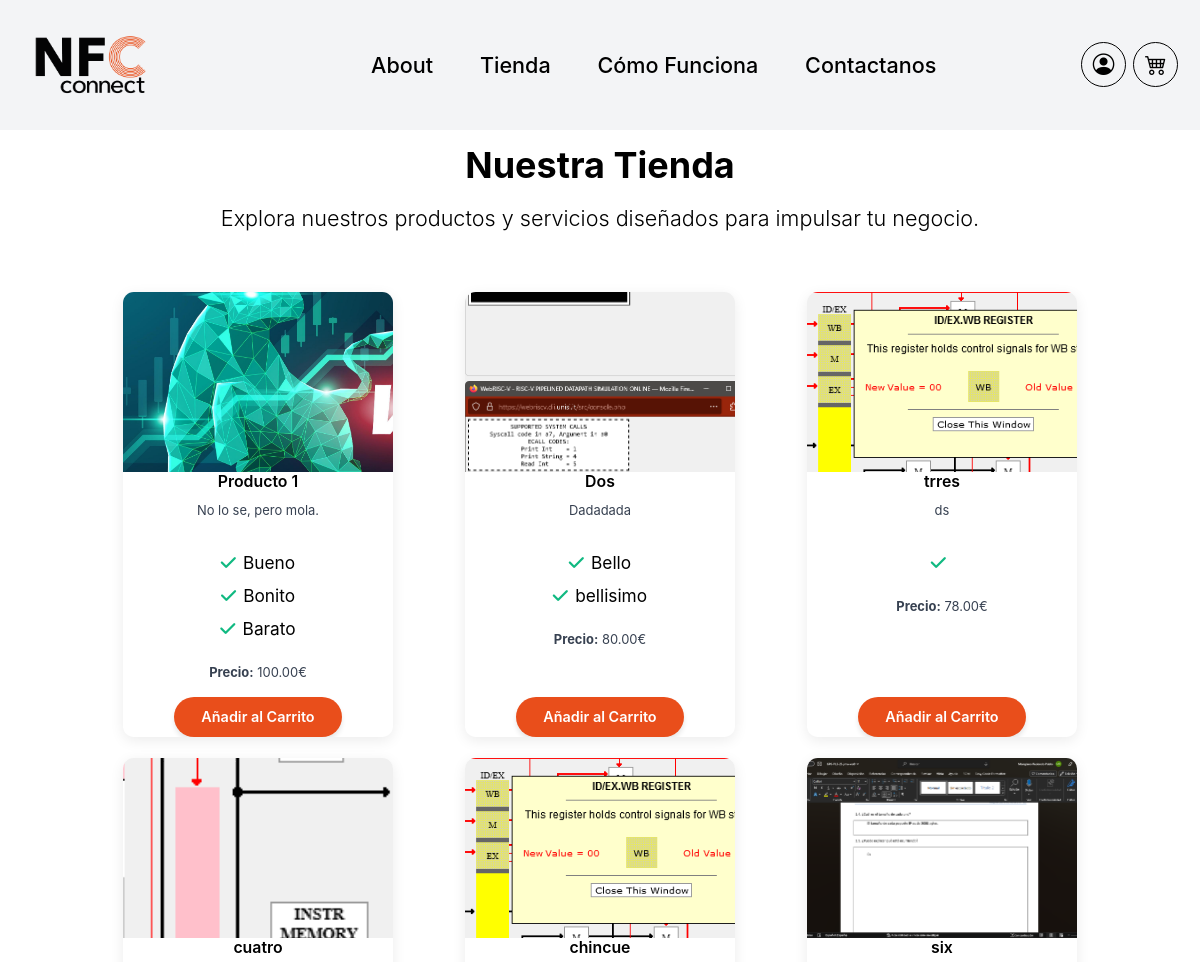
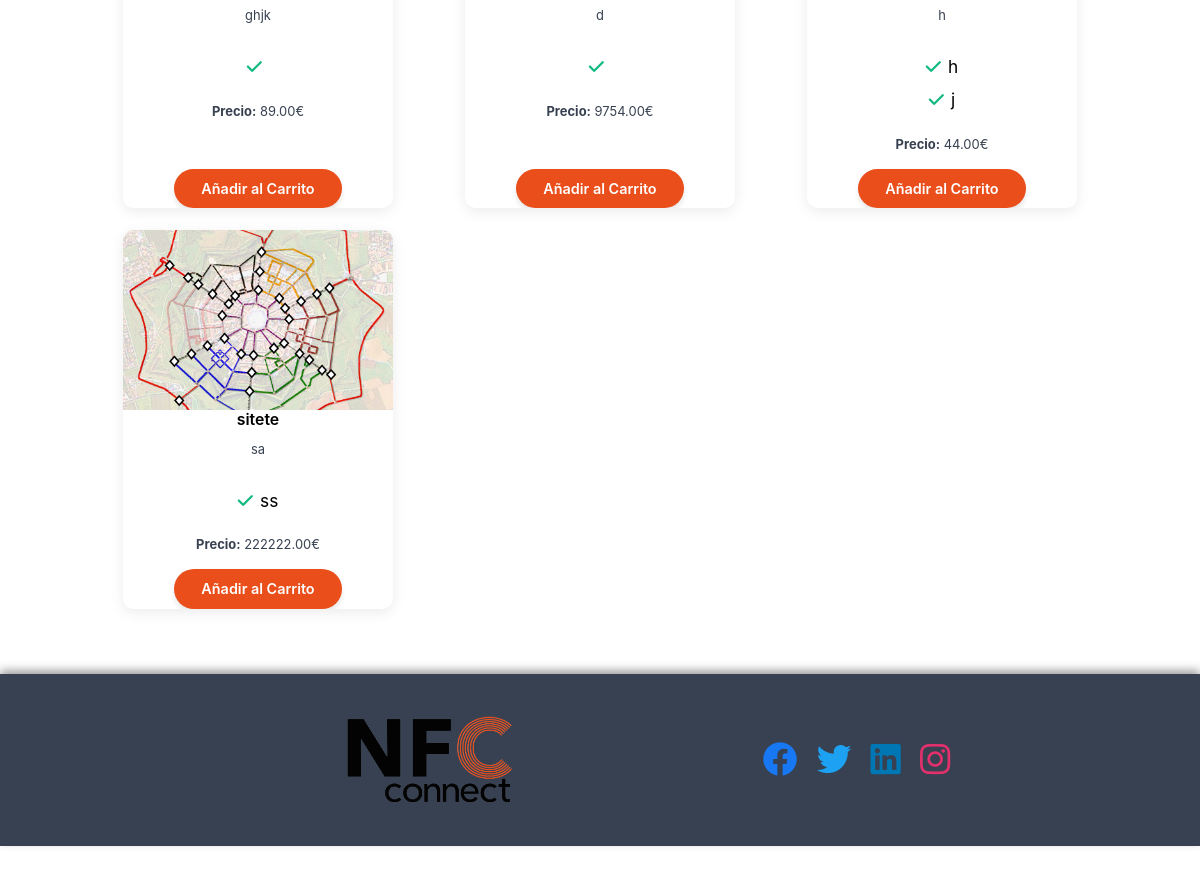
The app's page /store with its own data (2 pictures, top to bottom).
### app/models.py (models this page shows, shortened)
class Product(db.Model):
    __tablename__ = 'product'
    id = db.Column(db.Integer, primary_key=True)
    name = db.Column(db.String(150), nullable=False)
    description = db.Column(db.Text, nullable=False)
    price = db.Column(db.Float, nullable=False)
    image_file = db.Column(db.String(20), nullable=True, default='default_product.jpg')
    date_added = db.Column(db.DateTime, default=datetime.utcnow)
    features = db.Column(db.Text, nullable=True)
    cart_items = db.relationship('CartItem', backref='product', lazy=True)
    images = db.relationship('ProductImage', backref='product', lazy=True)

### app/routes.py (the view)
@app.route('/store')
@app.route('/<lang_code>/store')
def store(lang_code=None):
    products = Product.query.all()  # Asumiendo que tienes un modelo Product
    return render_template('store.html', products=products)

### app/routes.py (called while the page is built)
@app.before_request
def parse_url():
    path = request.path
    g.lang_code = 'en'
    if path.startswith('/es'):
        g.lang_code = 'es'
    elif path.startswith('/en'):
        if len(path) == 3:
            return redirect('/', code=301)
        path = path[3:]
        return redirect(path, code=301)
    return None

@app.context_processor
def inject_logout_form():
    logout_form = LogoutForm()
    return dict(logout_form=logout_form)

@app.context_processor
def inject_add_to_cart_form():
    form = AddToCartForm()
    return dict(add_to_cart_form=form)

### app/utils.py (called while the page is built)
def url_for_locale(url, lang):
    out = url_for(url)
    if lang != 'en':
        if out == '/':
            out = '/es'
        else:
            out = '/es' + out
    return out

### app/templates/store.html (shortened to what this page needs)
{% extends "app.html" %}
{% block content %}
<main>
    <section class="store-section py-5">
        <div class="container" style="padding-top: 7rem;">
            <div class="row mb-5 text-center">
                <div class="col-12">
                    <h2>{{ _('Nuestra Tienda') }}</h2>
                    <p class="lead">{{ _('Explora nuestros productos y servicios diseñados para impulsar tu negocio.') }}</p>
                </div>
            </div>
            <div class="row">
                {% for product in products %}
                <div class="col-md-4 mb-4" data-aos="fade-up">
                    <div class="card h-100">
                        <a href="{{ url_for('product_detail', product_id=product.id) }}">
                            <img src="{{ url_for('static', filename='img/' ~ product.image_file) }}" class="card-img-top" alt="{{ product.name }}">
                        </a>
                        <div class="card-body d-flex flex-column">
                            <h5 class="card-title">
                                <a href="{{ url_for('product_detail', product_id=product.id) }}" class="text-decoration-none text-dark">
                                    {{ product.name }}
                                </a>
                            </h5>
                            <p class="card-text">{{ product.description }}</p>
                            <ul class="list-unstyled mt-3">
                                {% if product.features %}
                                {% for feature in product.features.split(',') %}
                                <li class="mb-2"><i class="fas fa-check text-success me-2"></i>{{ feature.strip().strip('"[]') }}</li>
                                {% endfor %}
                                {% endif %}
                            </ul>
                            <p class="card-text"><strong>{{ _('Precio') }}:</strong> {{ "%.2f"|format(product.price) }}€</p>
                            <form action="{{ url_for('add_to_cart', product_id=product.id) }}" method="POST" class="mt-auto">
                                <div class="text-center">
                                    <button type="submit" class="btn btn-custom" onclick="handleAddToCart(event, '{{ product.id }}')">{{ _('Añadir al Carrito') }}</button>
                                </div>
                            </form>
                        </div>
                    </div>
                </div>
                {% endfor %}
            </div>
        </div>
    </section>
</main>
{% endblock %}

### app/static/css/style.css (style rules this page uses)
body { margin: 0; padding-top: 0rem; overflow-x: hidden; background-color: var(--bs-light); color: var(--bs-dark); font-family: var(--bs-font-sans-serif); }
main { flex-grow: 1; }
.btn-custom { background-color: var(--bs-primary) !important; color: var(--bs-white) !important; border: none !important; border-radius: 1.75rem !important; padding: 10px 30px !important; font-size: 1rem !important; font-weight: 600 !important; transition: background-color 0.3s, color 0.3s, box-shadow 0.3s; display: inline-block; box-shadow: 0 4px 6px rgba(0, 0, 0, 0.1); }
.btn-custom { background-color: var(--bs-primary); color: var(--bs-white); border: none; border-radius: 1.5625rem; padding: 10px 30px; font-size: 1rem; font-weight: 600; transition: background-color 0.3s, color 0.3s; }
.store-section { padding: 4rem 0; background-color: var(--bs-white); }
.store-section h2 { font-size: 2.5rem; margin-bottom: 1rem; color: var(--bs-dark); font-weight: 700; text-align: center; }
.store-section p.lead { font-size: 1.5rem; color: var(--bs-dark); text-align: center; }
.store-section .card { border: none; border-radius: 0.75rem; transition: all 0.3s ease; height: 100%; max-width: 300px; margin: 0 auto; background-color: var(--bs-white); box-shadow: 0 4px 15px rgba(0,0,0,0.08); overflow: hidden; text-align: center; }
.store-section .card-img-top { height: 200px; object-fit: cover; transition: transform 0.4s ease; }
.store-section .card-body { padding: 1.25rem; display: flex; flex-direction: column; align-items: center; }
.store-section .card-title { font-size: 1.1rem; margin-bottom: 0.75rem; }
.store-section .card-title a { font-weight: 600; color: var(--bs-dark); text-decoration: none; transition: color 0.3s; }
.store-section .card-text { font-size: 0.9rem; color: var(--bs-gray-600); line-height: 1.5; margin-bottom: 1rem; }
[data-aos] { opacity: 0; transition-property: opacity, transform; }
[data-aos].aos-animate { opacity: 1; }
.card { border: none; border-radius: var(--bs-border-radius); }
.card .card-body { padding: 0; }

### records on screen
Product: image_file (picture), name "Producto 1", description "No lo se, pero mola.", strip "Bueno" "Bonito" "Barato", price "100.00"
Product: image_file (picture), name "Dos", description "Dadadada", strip "Bello" "bellisimo", price "80.00"
Product: image_file (picture), name "trres", description "ds", price "78.00"
Product: image_file (picture), name "cuatro", description "ghjk", price "89.00"
Product: image_file (picture), name "chincue", description "d", price "9754.00"
Product: image_file (picture), name "six", description "h", strip "h" "j", price "44.00"
Product: image_file (picture), name "sitete", description "sa", strip "ss", price "222222.00"
